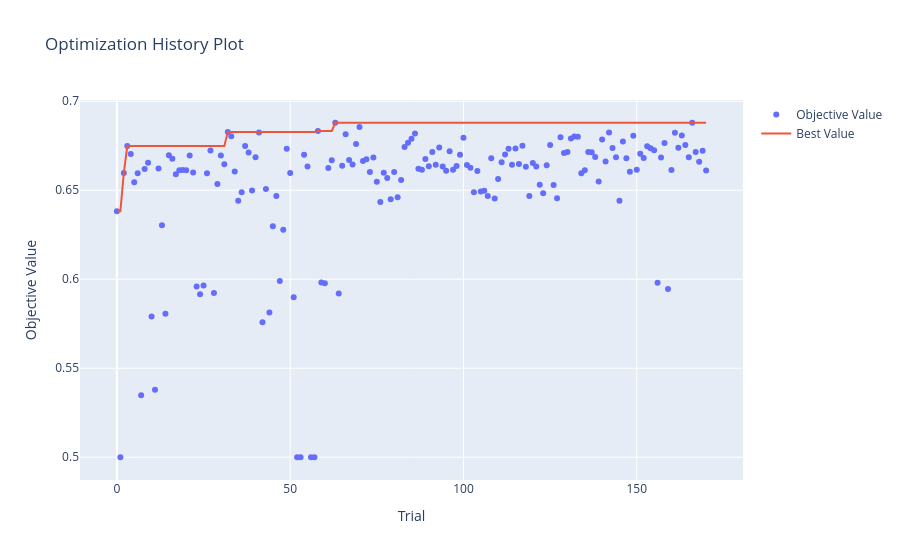
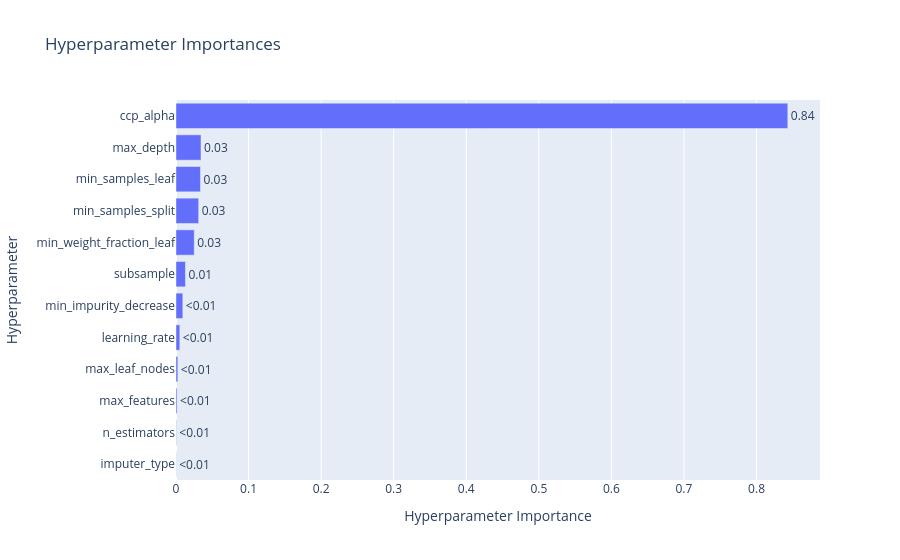
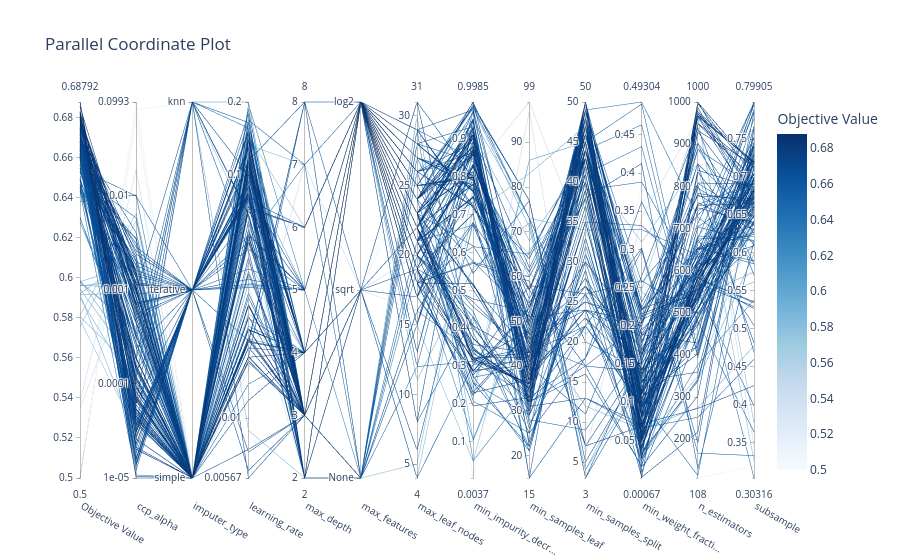

Write notebook code for charts like these, in order.
### Code cell
import optuna
import numpy as np
import warnings
from sklearn.metrics import roc_auc_score
from sklearn.model_selection import TimeSeriesSplit
from optuna.visualization import (
    plot_optimization_history, 
    plot_param_importances, 
    plot_parallel_coordinate
)
from optuna.samplers import TPESampler
from sklearn.ensemble import GradientBoostingClassifier
from sklearn.utils.class_weight import compute_sample_weight
from sklearn.pipeline import make_pipeline
from sklearn.impute import SimpleImputer
from sklearn.impute import KNNImputer
from sklearn.experimental import enable_iterative_imputer
from sklearn.impute import IterativeImputer

# Parameter tuning settings

timeout_seconds = 60*60*0.5
no_improvement_trials = 100

# Split the 1k dataset to evaluate on holdout after tuning
# Had problem with overfitting and extreme bad results on last 200 rows so switched the order

X_tuning = train_1k_X.tail(800)
y_tuning = train_1k_y_cat.tail(800)
X_val_holdout = train_1k_X.head(200)
y_val_holdout = train_1k_y_cat.head(200)

def objective_gbm(trial):

    params = {
        "n_estimators": trial.suggest_int("n_estimators", 100, 1000), # Number of boosting rounds
        "learning_rate": trial.suggest_float("learning_rate", 0.005, 0.2, log=True), # Step size
        "max_depth": trial.suggest_int("max_depth", 2, 8), # Max tree depth
        "subsample": trial.suggest_float("subsample", 0.3, 0.8), # Fraction of samples used for training each tree
        "min_samples_split": trial.suggest_int("min_samples_split", 2, 50), # Min samples required to split a node
        "min_samples_leaf": trial.suggest_int("min_samples_leaf", 15, 100), # Min samples required in a leaf node
        "min_weight_fraction_leaf": trial.suggest_float("min_weight_fraction_leaf", 0, 0.5), # Min weight fraction required in a leaf node
        "min_impurity_decrease": trial.suggest_float("min_impurity_decrease", 0, 1.0), # Min impurity decrease required to make a split
        "max_features": trial.suggest_categorical("max_features", ["sqrt", "log2", None]), # Number of features to consider when looking for the best split
        "max_leaf_nodes": trial.suggest_int("max_leaf_nodes", 3, 31), # Max leaf nodes in the tree
        "ccp_alpha": trial.suggest_float("ccp_alpha", 1e-5, 0.1, log=True), # Complexity parameter for pruning
        "random_state": 42, # Fixed random state for reproducibility
        "verbose": 0, # Set to 0 to disable verbose output during training
    }

    imputer_type = trial.suggest_categorical("imputer_type", ["simple", "knn", "iterative"])
    
    if imputer_type == "simple":
        strategy = trial.suggest_categorical("simple_strategy", ["mean", "median", "most_frequent"])
        imputer = SimpleImputer(strategy=strategy)
        
    elif imputer_type == "knn": # K Nearest Neighbors Imputer
        n_neighbors = trial.suggest_int("knn_neighbors", 3, 15)
        imputer = KNNImputer(n_neighbors=n_neighbors)
        
    else: # iterative
        imputer = IterativeImputer(max_iter=10, random_state=42)

    full_pipeline = make_pipeline(
        numeric_preprocessor,
        imputer,
        GradientBoostingClassifier(**params)
    )
    
    tscv = TimeSeriesSplit(n_splits=3)
    cv_scores = []
    
    for train_idx, val_idx in tscv.split(X_tuning):
        X_tr, X_val = X_tuning.iloc[train_idx], X_tuning.iloc[val_idx]
        y_tr, y_val = y_tuning.iloc[train_idx], y_tuning.iloc[val_idx]
        
        with warnings.catch_warnings():
            warnings.simplefilter("ignore")
            full_pipeline.fit(X_tr, y_tr)
        
        preds = full_pipeline.predict_proba(X_val)[:, 1]
        cv_scores.append(roc_auc_score(y_val, preds))
        
    return np.mean(cv_scores)

def stop_optuna(study, trial): # Custom callback to stop optimization if no improvement in best AUC for a certain number of trials
    if study.best_trial.number + no_improvement_trials <= trial.number:
        print(f"\n[Early Stop] No improvement in {no_improvement_trials} trials. Stopping optimization.")
        study.stop()

study_gbm = optuna.create_study(direction="maximize", sampler=TPESampler(seed=42))
study_gbm.optimize(objective_gbm, timeout=timeout_seconds, n_jobs=-1, callbacks=[stop_optuna])

print("\n" + "="*40)
print(f"BEST AUC: {study_gbm.best_value:.4f}")
print("BEST PARAMETERS:")

print("best_params = {")
for k, v in study_gbm.best_params.items():
    if isinstance(v, str):
        print(f'    "{k}": "{v}",')
    else:
        print(f'    "{k}": {v},')
print("}")

print("\n--- PARAMETER IMPORTANCE ---")
importances = optuna.importance.get_param_importances(study_gbm)
for param, importance in importances.items():
    print(f"  {param:20}: {importance:.4f}")
print("="*40)


fig1 = plot_optimization_history(study_gbm)
fig1.show()
    
fig2 = plot_param_importances(study_gbm)
fig2.show()
    
fig3 = plot_parallel_coordinate(
    study_gbm,
    params=[
        "n_estimators", "learning_rate", "max_depth", "subsample", 
        "min_samples_split", "min_samples_leaf", "min_weight_fraction_leaf",
        "min_impurity_decrease", "max_features", "max_leaf_nodes",
        "ccp_alpha", "imputer_type"
    ]
)
fig3.show()
    
fig1.write_html("hyperparameter_tuning/GBM/Classification/optuna_gbm_1k_history.html")
fig2.write_html("hyperparameter_tuning/GBM/Classification/optuna_gbm_1k_importance.html")
fig3.write_html("hyperparameter_tuning/GBM/Classification/optuna_gbm_1k_parallel.html")

### Figure 1 — Plotly figure (JSON) as saved in the notebook; plotly's stock layout.template omitted (floating-point values rounded to 4 significant figures; data arrays with more than 128 entries replaced by an {"elided": "..."} marker saying what was removed)
{"data": [{"mode": "markers", "name": "Objective Value", "type": "scatter", "x": {"elided": "171 int values"}, "y": {"elided": "171 float values"}}, {"mode": "lines", "name": "Best Value", "type": "scatter", "x": {"elided": "171 int values"}, "y": {"elided": "171 float values"}}, {"marker": {"color": "#cccccc"}, "mode": "markers", "name": "Infeasible Trial", "showlegend": false, "type": "scatter", "x": [], "y": []}], "layout": {"title": {"text": "Optimization History Plot"}, "xaxis": {"title": {"text": "Trial"}}, "yaxis": {"title": {"text": "Objective Value"}}}}

### Figure 2 — Plotly figure (JSON) as saved in the notebook; plotly's stock layout.template omitted (floating-point values rounded to 4 significant figures)
{"data": [{"cliponaxis": false, "hovertemplate": ["imputer_type (CategoricalDistribution): 0.0002580722004800504<extra></extra>", "n_estimators (IntDistribution): 0.00048448502399688406<extra></extra>", "max_features (CategoricalDistribution): 0.0014648996737999726<extra></extra>", "max_leaf_nodes (IntDistribution): 0.002551667622423108<extra></extra>", "learning_rate (FloatDistribution): 0.005268352416723029<extra></extra>", "min_impurity_decrease (FloatDistribution): 0.009371254017617082<extra></extra>", "subsample (FloatDistribution): 0.013005044044733417<extra></extra>", "min_weight_fraction_leaf (FloatDistribution): 0.02513305909334173<extra></extra>", "min_samples_split (IntDistribution): 0.031227241576496263<extra></extra>", "min_samples_leaf (IntDistribution): 0.03370737843662599<extra></extra>", "max_depth (IntDistribution): 0.03443837774429219<extra></extra>", "ccp_alpha (FloatDistribution): 0.8430901681494704<extra></extra>"], "name": "Objective Value", "orientation": "h", "text": ["<0.01", "<0.01", "<0.01", "<0.01", "<0.01", "<0.01", "0.01", "0.03", "0.03", "0.03", "0.03", "0.84"], "textposition": "outside", "type": "bar", "x": [0.0002581, 0.0004845, 0.001465, 0.002552, 0.005268, 0.009371, 0.01301, 0.02513, 0.03123, 0.03371, 0.03444, 0.8431], "y": ["imputer_type", "n_estimators", "max_features", "max_leaf_nodes", "learning_rate", "min_impurity_decrease", "subsample", "min_weight_fraction_leaf", "min_samples_split", "min_samples_leaf", "max_depth", "ccp_alpha"]}], "layout": {"title": {"text": "Hyperparameter Importances"}, "xaxis": {"title": {"text": "Hyperparameter Importance"}}, "yaxis": {"title": {"text": "Hyperparameter"}}}}

### Figure 3 — Plotly figure (JSON) as saved in the notebook; plotly's stock layout.template omitted (floating-point values rounded to 4 significant figures; data arrays with more than 128 entries replaced by an {"elided": "..."} marker saying what was removed)
{"data": [{"dimensions": [{"label": "Objective Value", "range": [0.5, 0.6879], "values": {"elided": "171 float values"}}, {"label": "ccp_alpha", "range": [-4.999, -1.003], "ticktext": ["1e-05", "0.0001", "0.001", "0.01", "0.0993"], "tickvals": [-4.999, -4, -3, -2, -1.003], "values": {"elided": "171 float values"}}, {"label": "imputer_type", "range": [0, 2], "ticktext": ["simple", "iterative", "knn"], "tickvals": [0, 1, 2], "values": {"elided": "171 int values"}}, {"label": "learning_rate", "range": [-2.246, -0.6994], "ticktext": ["0.00567", "0.01", "0.1", "0.2"], "tickvals": [-2.246, -2, -1, -0.6994], "values": {"elided": "171 float values"}}, {"label": "max_depth", "range": [2, 8], "values": {"elided": "171 int values"}}, {"label": "max_features", "range": [0, 2], "ticktext": ["None", "sqrt", "log2"], "tickvals": [0, 1, 2], "values": {"elided": "171 int values"}}, {"label": "max_leaf_nodes", "range": [4, 31], "values": {"elided": "171 int values"}}, {"label": "min_impurity_decr...", "range": [0.003653, 0.9985], "values": {"elided": "171 float values"}}, {"label": "min_samples_leaf", "range": [15, 99], "values": {"elided": "171 int values"}}, {"label": "min_samples_split", "range": [3, 50], "values": {"elided": "171 int values"}}, {"label": "min_weight_fracti...", "range": [0.0006718, 0.493], "values": {"elided": "171 float values"}}, {"label": "n_estimators", "range": [108, 1000], "values": {"elided": "171 int values"}}, {"label": "subsample", "range": [0.3032, 0.799], "values": {"elided": "171 float values"}}], "labelangle": 30, "labelside": "bottom", "line": {"color": {"elided": "171 float values"}, "colorbar": {"title": {"text": "Objective Value"}}, "colorscale": [[0, "rgb(247,251,255)"], [0.125, "rgb(222,235,247)"], [0.25, "rgb(198,219,239)"], [0.375, "rgb(158,202,225)"], [0.5, "rgb(107,174,214)"], [0.625, "rgb(66,146,198)"], [0.75, "rgb(33,113,181)"], [0.875, "rgb(8,81,156)"], [1, "rgb(8,48,107)"]], "reversescale": false, "showscale": true}, "type": "parcoords"}], "layout": {"title": {"text": "Parallel Coordinate Plot"}}}
